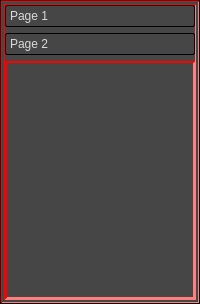
  <widget class="QDockWidget" name="dock_widget1">
   <property name="minimumSize">
    <size>
     <width>153</width>
     <height>304</height>
    </size>
   </property>
   <property name="autoFillBackground">
    <bool>false</bool>
   </property>
   <property name="styleSheet">
    <string notr="true"> QDockWidget {
     border: 1px solid rgb(255, 255, 255);
     titlebar-close-icon: url(close.png);
     titlebar-normal-icon: url(undock.png);
	 color: rgb(218, 218, 218);
 }

 QDockWidget::title {
     text-align: center; /* align the text to the center */
	 padding: 5px;
	 background-color: qlineargradient(spread:pad, x1:0, y1:0, x2:0, y2:1, stop:0 rgba(65, 65, 65, 255),   			                                   stop:1 rgba(51, 49, 49, 255));
	 border-top-color: rgb(255, 170, 255);
	 border: 1px outset;
	 color: rgb(218, 218, 218);
 }

 QDockWidget::close-button, QDockWidget::float-button {
     border: 1px solid transparent;
     background: darkgray;
     padding: 0px;
 }

 QDockWidget::close-button:hover, QDockWidget::float-button:hover {
     background: gray;
 }

 QDockWidget::close-button:pressed, QDockWidget::float-button:pressed {
     padding: 1px -1px -1px 1px;
 }</string>
   </property>
   <property name="allowedAreas">
    <set>Qt::LeftDockWidgetArea|Qt::RightDockWidgetArea</set>
   </property>
   <property name="windowTitle">
    <string extracomment="Tool Shelf">Tool Shelf</string>
   </property>
   <attribute name="dockWidgetArea">
    <number>1</number>
   </attribute>
   <widget class="QWidget" name="dockWidgetContents">
    <layout class="QHBoxLayout" name="horizontalLayout_4">
     <property name="margin">
      <number>0</number>
     </property>
     <item>
      <widget class="QWidget" name="widget_3" native="true">
       <property name="styleSheet">
        <string notr="true">QWidget {
	background-color: rgb(42, 40, 40);
	border: 1px inset;
    border-top-color: transparent;
 }

</string>
       </property>
       <layout class="QHBoxLayout" name="horizontalLayout_3">
        <property name="margin">
         <number>1</number>
        </property>
        <item>
         <widget class="QFrame" name="frame">
          <property name="styleSheet">
           <string notr="true">
background-color: rgb(70, 70, 70);
border-color: rgb(255, 0, 0);
</string>
          </property>
          <property name="frameShape">
           <enum>QFrame::StyledPanel</enum>
          </property>
          <property name="frameShadow">
           <enum>QFrame::Plain</enum>
          </property>
          <property name="lineWidth">
           <number>2</number>
          </property>
          <property name="midLineWidth">
           <number>1</number>
          </property>
          <layout class="QHBoxLayout" name="horizontalLayout" stretch="0">
           <property name="margin">
            <number>2</number>
           </property>
           <item>
            <widget class="QToolBox" name="toolBox">
             <property name="styleSheet">
              <string notr="true"> QToolBox::tab {
	background-color: qlineargradient(spread:reflect, x1:0, y1:0, 			x2:0, y2:1, stop:0 rgba(102, 102, 102, 255), stop:1 rgba(92, 	92, 92, 255));
    border-radius: 2px;
	color: rgb(218, 218, 218);
	border: 1px outset
}

</string>
             </property>
             <property name="currentIndex">
              <number>1</number>
             </property>
             <widget class="QWidget" name="page_6">
              <property name="geometry">
               <rect>
                <x>0</x>
                <y>0</y>
                <width>141</width>
                <height>285</height>
               </rect>
              </property>
              <attribute name="label">
               <string>Page 1</string>
              </attribute>
             </widget>
             <widget class="QWidget" name="page_7">
              <property name="geometry">
               <rect>
                <x>0</x>
                <y>0</y>
                <width>141</width>
                <height>285</height>
               </rect>
              </property>
              <attribute name="label">
               <string>Page 2</string>
              </attribute>
             </widget>
            </widget>
           </item>
          </layout>
         </widget>
        </item>
       </layout>
      </widget>
     </item>
    </layout>
   </widget>
  </widget>
